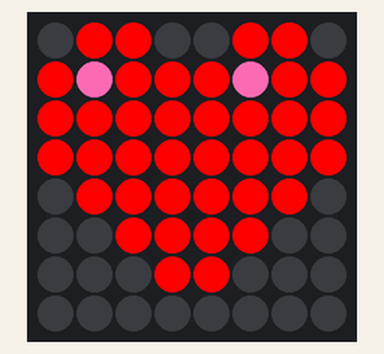
Recording of a program running on a simulated Raspberry Pi (BCM pin numbers) with a Sense HAT. Parts: the Sense HAT's 8×8 RGB LED matrix. What the program prints to the terminal is not drawn. At 5.0 s the program stops and its outputs stay as they are.

Above: at 0.1 s.

The program:

sensehat_icon.py
```python
from sense_emu import SenseHat
import time

sense = SenseHat()

# Dinh nghia mau
r = [255, 0, 0]
p = [255, 105, 180]
b = [0, 0, 0]

# Trai tim 8x8 — TU THIET KE
heart = [
    b, r, r, b, b, r, r, b,
    r, p, r, r, r, p, r, r,
    r, r, r, r, r, r, r, r,
    r, r, r, r, r, r, r, r,
    b, r, r, r, r, r, r, b,
    b, b, r, r, r, r, b, b,
    b, b, b, r, r, b, b, b,
    b, b, b, b, b, b, b, b,
]

sense.set_pixels(heart)
print('Bieu tuong trai tim da hien thi.')
time.sleep(5)
sense.clear()
```
